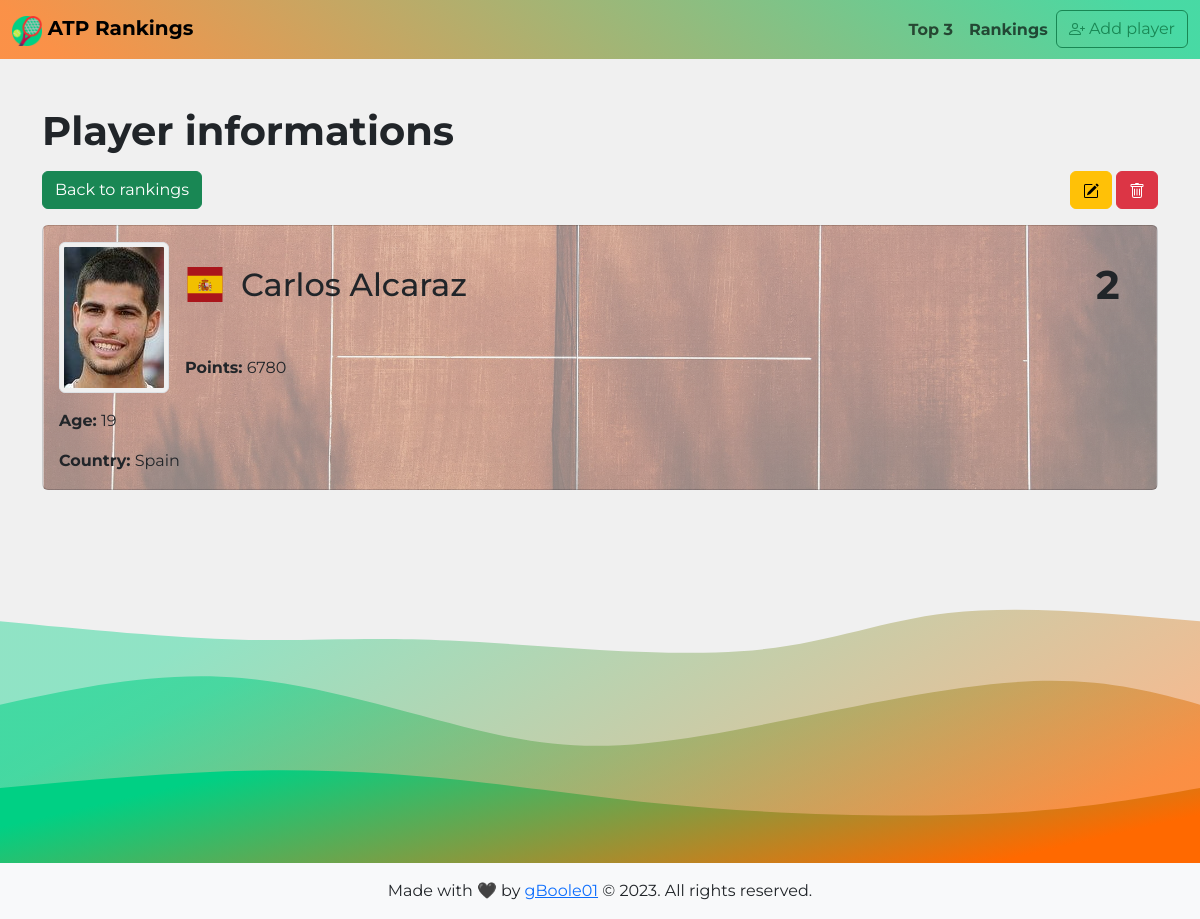
/viewPlayer.php?id=669177c5-ab0d-48e9-93d6-24d3d271b640, run on the app's committed database.
### tables this page shows
CREATE TABLE players (
    id INT NOT NULL AUTO_INCREMENT,
    uuid VARCHAR(255) NOT NULL,
    firstname VARCHAR(255) NOT NULL,
    lastname VARCHAR(255) NOT NULL,
    country VARCHAR(255) NOT NULL,
    age INT NOT NULL,
    rank INT NOT NULL,
    points INT NOT NULL,
    image VARCHAR(255),
    PRIMARY KEY (id)
);

### src/lib/countries.php (called while the page is built, shortened)
<?php
function getCountries()
{
    return $countries;
}

### src/viewPlayer.php (the view, shortened to what this page needs)
<?php
require('lib/countries.php');
$pdo = dbConnect();
$countries = getCountries();
$playerId = $_GET['id'] ?? null;
$sql = "SELECT * FROM players WHERE uuid = :uuid";
$stmt = $pdo->prepare($sql);
$stmt->bindParam(':uuid', $playerId, PDO::PARAM_STR);
$stmt->execute();
$player = $stmt->fetch();
$playerImage = $player['image'] ? "/assets/img/players/" . $player['image'] : 'https://placehold.co/100x141?text=No+image&font=Montserrat';
include('inc/header.php'); ?>
<h1 class="fw-bolder mb-3">Player informations</h1>
<div class="row mb-3 justify-content-between">
    <div class="col-6">
        <a href="/rankings.php" class="btn btn-success">Back to rankings</a>
    </div>
    <div class="col-6 text-end">
        <a class="btn btn-warning" href="/editPlayer.php?id=<?= $player["uuid"] ?>" data-bs-toggle="tooltip" data-bs-placement="bottom" data-bs-title="Edit">
        </a>
        <span data-bs-toggle="modal" data-bs-target="#confirmDeleteModal">
            <button type="button" class="btn btn-danger" data-bs-toggle="tooltip" data-bs-placement="bottom" data-bs-title="Delete">
            </button>
        </span>
    </div>
</div>
<div class="card player-infos">
    <img class="img-thumbnail" src="<?= $playerImage ?>" alt="<?= 'portait of ' . $player['firstname'] . ' ' . $player['lastname'] ?>">
    <img height=35 width=40 src="assets/img/flags/<?= $player['country'] ?>.svg" alt="Flag of <?= $countries[$player['country']] ?>" data-bs-toggle="tooltip" data-bs-placement="bottom" data-bs-title="<?= $countries[$player['country']] ?>">
    <h2><?= $player["firstname"] . " " . $player["lastname"] ?></h2>
    <p class="fs-1 fw-bold"><?= $player["rank"] ?></p>
    <p><span class="fw-bold">Points:</span> <?= $player["points"] ?></p>
    <p><span class="fw-bold">Age:</span> <?= $player["age"] ?></p>
    <p><span class="fw-bold">Country:</span> <?= $countries[$player["country"]] ?></p>
</div>
<?php include('inc/footer.php');

### src/assets/css/style.css (style rules this page uses)
*, *::before, *::after { box-sizing: border-box; }
body, h1, h2, h3, h4, p, figure, blockquote, dl, dd { margin: 0; }
body { min-height: 100vh; text-rendering: optimizeSpeed; line-height: 1.5; }
img, picture { max-width: 100%; display: block; }
input, button, textarea, select { font: inherit; }
body { font-family: "Montserrat", sans-serif; height: 100vh; min-width: 320px; display: flex; flex-direction: column; }
:root { --bs-body-bg: #f0f0f0; --bs-body-bg-rgb: rgb(240, 240, 240); }
.player-infos { display: grid; align-items: center; grid-template-columns: 40px 1fr 45px; padding: 1rem; gap: 1rem; background: linear-gradient( to bottom, rgba(245, 246, 252, 0.52), rgba(255, 255, 255, 0.5) ), url("/assets/img/tennis-field.jpg") no-repeat center center / cover; }
.player-infos :nth-child(1) { grid-row: 1/2; grid-column: 1/3; }
.player-infos :nth-child(2) { grid-row: 2/3; grid-column: 1/2; }
.player-infos :nth-child(3) { grid-row: 2/3; grid-column: 2/4; }
.player-infos :nth-child(4) { grid-row: 1/2; grid-column: 3/4; }
.player-infos :nth-child(5) { grid-row: 3/4; grid-column: 1/4; }
.player-infos :nth-child(6) { grid-row: 4/5; grid-column: 1/4; }
.player-infos :nth-child(7) { grid-row: 5/6; grid-column: 1/4; }
@media only screen and (min-width: 400px) { .player-infos { grid-template-columns: 110px 40px 1fr 45px; } }
@media only screen and (min-width: 400px) { .player-infos :nth-child(1) { grid-row: 1/3; grid-column: 1/2; } }
@media only screen and (min-width: 400px) { .player-infos :nth-child(2) { grid-row: 1/2; grid-column: 2/3; } }
@media only screen and (min-width: 400px) { .player-infos :nth-child(3) { grid-row: 1/2; grid-column: 3/4; } }
@media only screen and (min-width: 400px) { .player-infos :nth-child(4) { grid-row: 1/2; grid-column: 4/5; } }
@media only screen and (min-width: 400px) { .player-infos :nth-child(5) { grid-row: 2/3; grid-column: 2/5; } }
@media only screen and (min-width: 400px) { .player-infos :nth-child(6) { grid-row: 3/4; grid-column: 1/5; } }
@media only screen and (min-width: 400px) { .player-infos :nth-child(7) { grid-row: 4/5; grid-column: 1/5; } }

### data on the page
players: image (picture), firstname "Carlos", lastname "Alcaraz", rank "2", points "6780", age "19", country "Spain"
